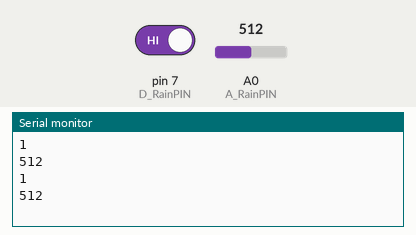
Recording of a sketch running on a simulated Arduino Uno, built with avr-gcc and run on an emulated ATmega328P. Shown: the last lines printed to the serial monitor. The test bench sets the inputs (shaded band); at power-on: A0 (A_RainPIN) = 512, pin 7 (D_RainPIN) HIGH.

Above: at 2.2 s.
2.3 s: A0 (A_RainPIN) set to 716
At 3.6 s:
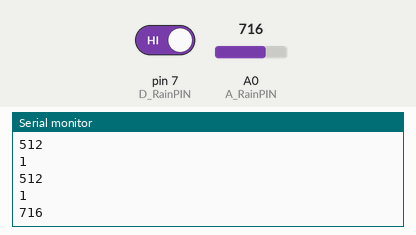
3.8 s: pin 7 (D_RainPIN) driven LOW
5.3 s: A0 (A_RainPIN) set to 900
At 6.8 s:
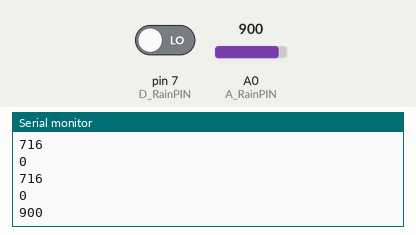
Timing chart, 0 to 8.3 s (numbered marks = the images above; inputs shaded):
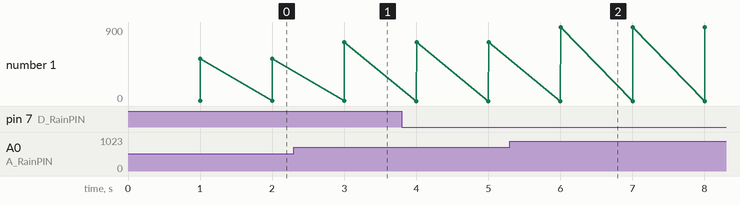

Measured:
- after the input at 2.3 s, the serial monitor: prints a new line after 0.70 s (image 1)
- after the input at 5.3 s, the serial monitor: prints a new line after 0.71 s (image 2)
- plotted number 1: 512 → 716 after the input at 2.3 s, 716 → 900 after the input at 5.3 s

The sketch:

____.ino
```cpp
int A_RainPIN = A0;
int D_RainPIN = 7;

void setup()
{
  Serial.begin(9600);
  pinMode(7 , INPUT);
  delay(1000);
}
void loop()
{
  int DSensorValue = 0;   //讀出數位量值
  int ASensorValue = 0;   //讀出類比量值

  DSensorValue = digitalRead(D_RainPIN);   //讀出數位量值
  ASensorValue = analogRead(A_RainPIN);   //讀出類比量值

  Serial.println(DSensorValue);          //輸出顯示
  Serial.println(ASensorValue);          //輸出顯示
  delay(1000);
}
```
